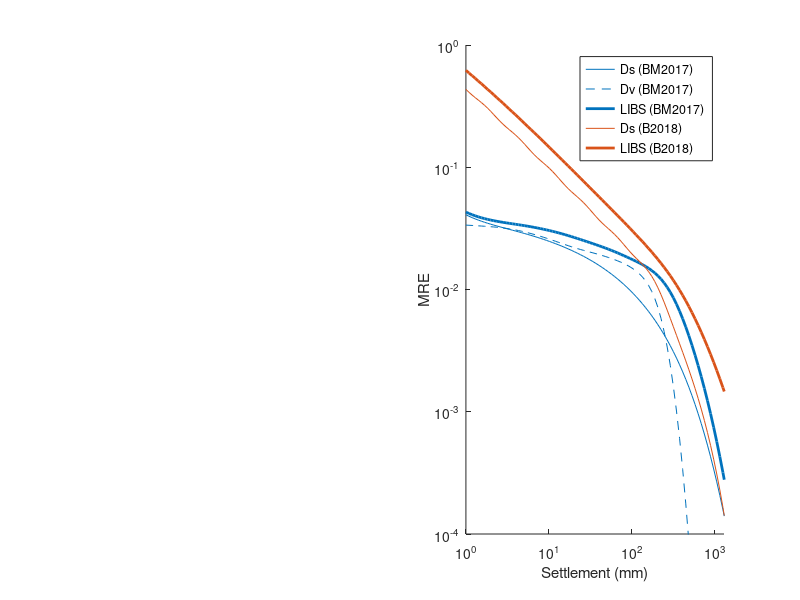

Reproduce this figure in MATLAB. (Note: this script raises an error after producing the figure.)
clearvars
clc

%%
BM1=[1	0.0393202846409269	0.0408428603812728	0.0336358038734036	0.0429638470320366
1.08984147998529	0.0385620152869973	0.039728259985771	0.0335285490134326	0.0418806659179303
1.18775445149652	0.0378727700375006	0.0387190692607894	0.0334159723401343	0.0409174366059529
1.29446406927808	0.0372452498255471	0.0378021763071066	0.0332982310099593	0.040061181661504
1.4107606370498	0.0366725319324587	0.0369655264883794	0.0331757332097455	0.0392996940175711
1.53750546058734	0.0361479740367787	0.0361981017168556	0.0330486271187593	0.0386216202983595
1.67563722665196	0.035665126901661	0.0354898928314938	0.0329163725424902	0.0380164834141672
1.82617895501282	0.0352176735658105	0.034831864893937	0.0327774640725633	0.0374746513666716
1.99024557504915	0.0347994133347514	0.0342159156504292	0.0326293627357784	0.0369872665648244
2.16905218304574	0.0344043013567515	0.0336348277915728	0.0324686592043659	0.0365461544562864
2.36392304133588	0.0340265402506794	0.033082215962049	0.0322914379475227	0.0361437325574168
2.57630138594082	0.0336607046212408	0.0325524697105787	0.0320937578040415	0.0357729389476265
2.80776011534188	0.0333018692291741	0.0320406937155443	0.0318721350792543	0.0354271916587211
3.06001343954786	0.0329457116331244	0.0315426466710658	0.0316239245289873	0.0351003793376519
3.3349295757317	0.0325885701129562	0.0310546801772728	0.0313475364147475	0.0347868741517711
3.63454458446214	0.0322274528295063	0.030573678859646	0.0310424833591694	0.0344815544732674
3.96107744900273	0.0318600075358046	0.0300970027637605	0.0307092944266651	0.0341798278216444
4.31694650935748	0.0314844672140856	0.0296224328550302	0.0303493502061871	0.0338776502919189
4.70478737277547	0.0310995844942981	0.0291481202203808	0.0299646820444065	0.033571542595115
5.12747243336171	0.0307045601036951	0.0286725393408258	0.0295577552920127	0.0332586023345966
5.58813214535868	0.0302989640755437	0.0281944455977574	0.0291312398787582	0.0329365081182422
6.09017820765106	0.0298826482469239	0.0277128370036386	0.0286877749420737	0.0326035069858201
6.63732883120057	0.0294556557267836	0.0272269200165537	0.028229756591861	0.0322583761171257
7.23363627654464	0.0290181431822722	0.0267360792094754	0.0277592034216576	0.0319003544954465
7.88351686530467	0.0285703373171903	0.0262398505164235	0.0272777606308583	0.0315290486652454
8.59178368797261	0.0281125415478474	0.0257378977629741	0.0267868751668865	0.0311443256533356
9.36368225021351	0.0276451925615569	0.0252299921998141	0.0262881148469999	0.0307462127944393
10.2049293216846	0.0271689464503198	0.0247159947864857	0.0257835390719779	0.0303348272947049
11.12175527509	0.0266847608246347	0.0241958410096235	0.0252759920565994	0.0299103563495189
12.1209502290383	0.0261939393317305	0.023669528058481	0.0247692046571183	0.0294730986717156
13.2099143364431	0.025698117145888	0.0231371042145664	0.0242676535989379	0.029023559161739
14.396712590908	0.0251991832606178	0.0225986603377636	0.0237762067811174	0.028562565575513
15.690134556998	0.0246991505027078	0.0220543233461694	0.0232996428280145	0.0280913616114364
17.099759466767	0.0241999934807237	0.0215042515902892	0.0228421504428755	0.02761163555092
18.6360271646537	0.0237034780632756	0.0209486320146979	0.0224068924470748	0.0271254665101549
20.3103154261722	0.0232110045729212	0.0203876789831109	0.0219956821064182	0.0266351978422242
22.1350242230275	0.0227234818541422	0.0198216346180022	0.0216087871617997	0.0261432635444599
24.1236675587345	0.0222412426069506	0.019250770475873	0.0212448604963883	0.0256519933553798
26.2909735548842	0.0217640049225409	0.0186753903467952	0.0209009953296942	0.0251634130481878
28.6529935293091	0.0212908835087389	0.0180958339350006	0.0205729118495423	0.0246790497733773
31.227220873991	0.0208204562104301	0.0175124811491988	0.0202552928302613	0.0241997538335905
34.0327206131378	0.0203508923477352	0.0169257567100146	0.0199422840048045	0.0237255560236185
37.0902706009479	0.0198801426423846	0.0163361347699904	0.0196281427470251	0.0232555895610219
40.4225154047918	0.0194061734127512	0.0157441432408675	0.019307947422448	0.0227881156509119
44.0541340134863	0.018927205683715	0.0151503675343878	0.0189781899128789	0.0223206987745945
48.0120226127281	0.0184419050646091	0.0145554534469324	0.0186370202397146	0.0218505711147773
52.3254937813426	0.0179494724288551	0.0139601089547089	0.0182839592260166	0.0213751874418935
57.0264935836193	0.0174496111335939	0.0133651047343514	0.0179190668383104	0.0208928923176531
62.1498381655432	0.0169423832541874	0.0127712732829371	0.0175417946307067	0.0204035195742326
67.7334716071816	0.0164279962983201	0.0121795065803984	0.0171499353199519	0.0199086749160345
73.8187469409122	0.0159065678184603	0.0115907523142223	0.0167390836600527	0.0194114833901368
80.4507324167431	0.0153778976496445	0.0110060087680944	0.0163027977656639	0.0189157435908533
87.6785452829636	0.0148412509144139	0.0104263185581109	0.015833286316997	0.0184246704018889
95.555715554142	0.0142951378388913	0.00985276147603292	0.0153221321349107	0.0179396096529814
104.140582460579	0.0137370791366328	0.00928644676098428	0.0147604944722581	0.0174591517816357
113.496726515367	0.0131633717568292	0.00872850516014754	0.014138519226184	0.0169789182372709
123.693440398993	0.0125689218248788	0.00818008114613076	0.0134442756741917	0.0164920178778565
134.806242148911	0.0119472816945121	0.00764232562497013	0.0126631938123716	0.0159899153676918
146.917434454824	0.0112910775923208	0.00711638938708212	0.011779319370991	0.0154633488837853
160.116714201886	0.0105929816888459	0.00660341742021622	0.0107793536990841	0.0149030256418645
174.501836776165	0.0098472344367139	0.0061045440207235	0.00965926454933665	0.0143000555879842
190.179340052286	0.00905150224558555	0.00562088841787689	0.00843158836627815	0.0136463306101185
207.265333425209	0.00820866103772589	0.00515355038697443	0.00713024833797373	0.0129351783025233
225.886357729774	0.00732801322781606	0.00470360510353848	0.00580976287841248	0.0121625227701447
246.180322416702	0.00642550326210259	0.00427209632586239	0.00453754148385043	0.0113284798695883
268.297526925874	0.00552268395195736	0.00386002693372807	0.00338092419486496	0.0104389339535555
292.401773821287	0.00464447448353718	0.00346834594049155	0.00239319443749146	0.00950640162136848
318.671581931714	0.00381608386793805	0.00309793136221099	0.00160347515207808	0.008549569712265
347.301508481712	0.0030597462325371	0.00274956877383889	0.00101374752791012	0.0075913274570273
378.503590004831	0.00239200505062275	0.00242392597832917	0.000603154025708048	0.00665571232848478
412.508912710609	0.00182212813989403	0.00212152489448329	0.000336965115693332	0.00576464385810785
449.569323935652	0.00135188535175865	0.00184271243910107	0.000176433511835339	0.00493538084433917
489.959297354015	0.000976526376650617	0.00158763272876827	8.64424723718297e-05	0.00417928538934497
533.977965760852	0.000686519606547375	0.00135620325074881	3.95769024268306e-05	0.00350192972296884
581.951336484339	0.000469537602716277	0.00114809767071826	1.69134900335483e-05	0.00290413562907863
634.234705833507	0.000312273051543598	0.000962737620960686	6.7403770959478e-06	0.0023833738228996
691.215290463622	0.00020184664227058	0.000799295163970867	2.50287497570787e-06	0.00193505835799909
753.315095147334	0.000126734443976032	0.000656706725196091	8.65354205226873e-07	0.00155350490999426
820.994038190627	7.72527838896469e-05	0.000533698249880497	2.78411400059063e-07	0.00123253213722608
894.753357640769	4.56925184916775e-05	0.000428820300445202	8.33091695109323e-08	0.000965798739517821
975.139323513021	2.62097173960358e-05	0.000340490908883386	2.31747809764668e-08	0.000746990323950524
1062.74728352928	1.45731064957778e-05	0.000267043345080253	5.99080493016115e-09	0.000569941318815766
1158.2260723319	7.85076376571049e-06	0.000206775627110294	1.43864125270823e-09	0.000428736917700054
1262.28281682774	4.09589257950218e-06	0.000157998604371241	3.20838826724184e-10	0.000317809055509796
1375.68817325154	2.06859859421074e-06	0.000119079762159738	6.64313738152823e-11	0.000232023604194771
1499.28203473471	1.01091327491073e-06	8.84804621507013e-05	1.27676094479162e-11	0.000166750452091584
1633.97975165063	4.7784083302046e-07	6.47850586282177e-05	2.27722314517022e-12	0.000117909232676599
1780.77891080491	2.18377021604927e-07	4.67211185430733e-05	3.76860616235406e-13	8.19873514385959e-05
1940.76672367821	9.64511360036346e-08	3.31707337850205e-05	5.78579806132094e-14	5.60311588820651e-05
2115.12807843966	4.11534001772883e-08	2.31735721959839e-05	8.23925497197974e-15	3.76143544145261e-05
2305.15431536511	1.69559511356986e-08	1.5922818391753e-05	1.08816784824976e-15	2.47895428066497e-05
2512.25279065198	6.74329620974283e-09	1.07554800787655e-05	1.33266774034062e-16	1.60293838532455e-05
2737.95729946133	2.58737698963695e-09	7.13867783600621e-06	1.51309979851943e-17	1.01633120803584e-05
2983.93943538145	9.61212550306316e-10	4.65351401250836e-06	1.61364725654418e-18	6.31475287283609e-06
3252.02097044258	1.51363252220854e-10	2.97796189370827e-06	1.03118220234415e-20	3.84246762995749e-06
3544.18734737033	0	1.86997046061453e-06	NaN	2.28836955733657e-06
3862.6023840032	0	1.15168590362557e-06	NaN	1.33301278116701e-06
4209.62429877675	0	6.95388197870123e-07	NaN	7.59044138091991e-07
4587.82317596087	0	4.11461626058309e-07	NaN	4.22240826993748e-07
5000	0	2.38484341167328e-07	NaN	2.29326674199916e-07];

BU1=[1	1	0.433601027481048	14.2369612781117	0.620235168811026
1.08984147998529	1	0.410080876753397	13.4664347032304	0.590144041736899
1.18775445149652	1	0.389450644655676	12.6133232131701	0.561298677058188
1.29446406927808	1	0.371210034857942	11.6887205681386	0.533662743719674
1.4107606370498	1	0.354442266856813	10.7077959245224	0.507200177065698
1.53750546058734	1	0.338143510327773	9.68909351123525	0.481875276925197
1.67563722665196	1	0.321550583258086	8.65349789902909	0.457652724816712
1.82617895501282	1	0.304359389227135	7.62295934036978	0.434497538007519
1.99024557504915	1	0.286772018032478	6.61910785072941	0.412374996255434
2.16905218304574	1	0.26937190507541	5.66190085027687	0.391250582172743
2.36392304133588	1	0.252883632995675	4.76844429553503	0.371089967777681
2.57630138594082	1	0.237908246754973	3.95210221309067	0.351859061794248
2.80776011534188	1	0.224725489725586	3.22196900793293	0.333524111219606
3.06001343954786	1	0.21322296807313	2.58273013076177	0.316051833574367
3.3349295757317	1	0.202963003636025	2.0348880088866	0.299409548167545
3.63454458446214	1	0.19335050437698	1.57528928234991	0.283565277375884
3.96107744900273	1	0.183835816338098	1.1978619377921	0.268487800489073
4.31694650935748	1	0.174082351798311	0.894459512240943	0.254146658577039
4.70478737277547	1	0.164047572839944	0.655713641103854	0.240512123605018
5.12747243336171	1	0.153959106930063	0.47181275715454	0.227555154065956
5.58813214535868	1	0.144203888821864	0.333149026455188	0.215247360413119
6.09017820765106	1	0.135175613718391	0.230802513324492	0.203560997056707
6.63732883120057	1	0.127135754705127	0.156856576077696	0.192468986499938
7.23363627654464	1	0.120133458682606	0.10455838477497	0.181944969403384
7.88351686530467	1	0.114004891109739	0.0683515889138044	0.171963365826081
8.59178368797261	1	0.108443490956632	0.0438144129604568	0.162499430001358
9.36368225021351	1	0.10310996955144	0.0275368228906786	0.153529284098719
10.2049293216846	1	0.0977414924407675	0.0169665385766793	0.145029923872064
11.12175527509	1	0.092224368339877	0.0102473899546969	0.136979198039051
12.1209502290383	1	0.0866102190504115	0.0060664606225242	0.129355770638374
13.2099143364431	1	0.0810760249639493	0.00351985091014193	0.122139079256994
14.396712590908	1	0.0758469191502384	0.00200146235179034	0.115309301146553
15.690134556998	1	0.0711112915752925	0.00111525692858746	0.108847334639671
17.099759466767	1	0.066957481548898	0.000608946567169557	0.102734796838283
18.6360271646537	1	0.0633509507225651	0.000325787718134342	0.0969540325657136
20.3103154261722	1	0.060155011717123	0.000170772493797775	0.0914881259370876
22.1350242230275	1	0.0571832289804477	8.77014937531564e-05	0.0863209055213149
24.1236675587345	1	0.054262577258807	4.41246898935402e-05	0.0814369366917917
26.2909735548842	1	0.0512854300261215	2.17481910067307e-05	0.0768214991878618
28.6529935293091	1	0.0482345671668097	1.05005951510088e-05	0.0724605524758505
31.227220873991	1	0.0451758255941029	4.96635435654187e-06	0.0683406946856432
34.0327206131378	1	0.0422241458804448	2.30080237371587e-06	0.0644491218060031
37.0902706009479	1	0.0394970434436969	1.04405787251784e-06	0.0607735923974604
40.4225154047918	1	0.0370723945547112	4.64045125910944e-07	0.0573024000483393
44.0541340134863	1	0.0349642344336442	2.0201045083075e-07	0.0540243523354575
48.0120226127281	1	0.0331226541844784	8.61298762858354e-08	0.0509287523579555
52.3254937813426	1	0.0314550560993098	3.59657618548306e-08	0.0480053778246372
57.0264935836193	1	0.0298592505746631	1.47085508171395e-08	0.0452444534311243
62.1498381655432	1	0.0282561446677032	5.89096129937821e-09	0.0426366144984968
67.7334716071816	1	0.0266113395531909	2.31062221210339e-09	0.0401728627794758
73.8187469409122	1	0.0249397147466077	8.87543009582952e-10	0.0378445180732831
80.4507324167431	1	0.023293203912945	3.33857230196965e-10	0.0356431711071107
87.6785452829636	1	0.0217374510055289	1.22980081525456e-10	0.0335606436982647
95.555715554142	1	0.020326159118079	4.43601716427006e-11	0.0315889615853881
104.140582460579	1	0.0190818099655426	1.56698866139176e-11	0.0297203439058108
113.496726515367	1	0.0179883535123118	5.41940767987954e-12	0.0279472116148409
123.693440398993	1	0.0169968666545939	1.83608347624334e-12	0.0262622156169837
134.806242148911	1	0.0160409064719234	6.08079258798869e-13	0.0246582841976427
146.917434454824	1	0.0150557549774702	1.97428330778854e-13	0.0231286884251342
160.116714201886	1	0.0139954543614614	6.31770658492332e-14	0.0216671232649277
174.501836776165	1	0.0128430875342275	1.97428330778854e-14	0.020267800906343
190.179340052286	1	0.0116123378775092	5.92284992336561e-15	0.0189255510809884
207.265333425209	1	0.0103410718387016	1.97428330778854e-15	0.0176359210464263
225.886357729774	1	0.00907978844122266	NaN	0.0163952657974533
246.180322416702	1	0.00787878666751516	NaN	0.015200817534115
268.297526925874	1	0.00677766443184607	NaN	0.0140507230837109
292.401773821287	1	0.00579949932258332	NaN	0.0129440393138782
318.671581931714	1	0.00495028501842134	NaN	0.0118806797383764
347.301508481712	1	0.00422253742478586	NaN	0.0108613102577906
378.503590004831	1	0.00360096999872683	NaN	0.00988719766474501
412.508912710609	1	0.00306802267820225	NaN	0.00896002028828645
449.569323935652	1	0.00260771098686645	NaN	0.0080816549941286
489.959297354015	1	0.00220733136076317	NaN	0.0072539578697728
533.977965760852	1	0.00185748983622318	NaN	0.00647855678563706
581.951336484339	1	0.00155133758220392	NaN	0.00575667251965611
634.234705833507	1	0.001283756500453	NaN	0.00508898155973788
691.215290463622	1	0.00105080746813534	NaN	0.00447552868489043
753.315095147334	1	0.000849386293777178	NaN	0.00391569179253629
820.994038190627	1	0.00067692453275074	NaN	0.0034081960337825
894.753357640769	1	0.000531076365179429	NaN	0.002951169861703
975.139323513021	1	0.000409465199183844	NaN	0.002542232576347
1062.74728352928	1	0.000309585366815135	NaN	0.00217860156507305
1158.2260723319	1	0.000228866565927796	NaN	0.00185720761306009
1262.28281682774	1	0.000164810810656237	NaN	0.00157480810380089
1375.68817325154	1	0.000115090550506677	NaN	0.00132809021894936
1499.28203473471	1	7.75570276753945e-05	NaN	0.00111375891851175
1633.97975165063	1	5.01884633065669e-05	NaN	0.000928607115827948
1780.77891080491	1	3.10457939321341e-05	NaN	0.000769567735489064
1940.76672367821	1	1.82837550911617e-05	NaN	0.000633749060296266
2115.12807843966	1	1.02166706355016e-05	NaN	0.000518455864916542
2305.15431536511	1	5.40155445948509e-06	NaN	0.000421199332892913
2512.25279065198	1	2.6959783929474e-06	NaN	0.000339698766109935
2737.95729946133	1	1.26802215076611e-06	NaN	0.000271877764543139
2983.93943538145	1	5.61226228258914e-07	NaN	0.000215857027503165
3252.02097044258	1	2.3348914525683e-07	NaN	0.000169945336286654
3544.18734737033	1	9.12284396430219e-08	NaN	0.00013262972149037
3862.6023840032	1	3.34520743867719e-08	NaN	0.000102565359462898
4209.62429877675	1	1.15053247753159e-08	NaN	7.8565410760514e-05
4587.82317596087	1	3.70985662473518e-09	NaN	5.95908109189714e-05
5000	1	1.12106923343117e-09	NaN	4.47399332659633e-05];

s       = BM1(:,1);
BM1(:,2)=[];
BU1(:,2)=[];

%% plotting
close all
if 1
    close all
    f=figure;
    ax=subplot(1,2,2);
    hold on
    loglog(s,BM1(:,2)              ,'color',[    0        0.447        0.741])
    loglog(s,BM1(:,3),'--'         ,'color',[    0        0.447        0.741])
    loglog(s,BM1(:,4),'linewidth',2,'color',[    0        0.447        0.741])    
    loglog(s,BU1(:,2),'color',[ 0.85        0.325        0.098])
    loglog(s,BU1(:,4),'color',[ 0.85        0.325        0.098],'linewidth',2)
    set(gca,'xscale','log','yscale','log','xlim',[1 1300],'ylim',[1e-4 1e0],'xtick',[1 10 100 1000],'ytick',10.^[-4:1:0])
    xlabel('Settlement (mm)'); ylabel('MRE')
    
    L=legend('Ds (BM2017)','Dv (BM2017)','LIBS (BM2017)','Ds (B2018)','LIBS (B2018)');
    L.Box='off'; L.Title.String='Settlement Component';L.Location='NorthEast';
    set(gcf,'position',[ 403   421   747   245])
    text(0.23,1,'(d)')
end

%% PSEUDO-PROBABILISTIC APPROACH FOR BRAY AND MACEDO
clc
param =loadsiteLIBS('CPTZ1B3.txt','');
param.Q=param.Q(1);

%                         M     Rrup   CAV      CAVdp   PGA         SA1
RetPeriod = 475;  data1 = [8.05000	65.00	2.69322	3.91904	0.53975	0.33272];
% RetPeriod = 2475; data1 = [8.25000	65.00	5.13786	8.06458	1.02785	0.45872];

M     = data1(:,1);
R     = data1(:,2);
CAV   = data1(:,3)*980.66;
CAVdp = data1(:,4)*980.66;
PGA   = data1(:,5);
SA1   = data1(:,6);

im3   = [CAVdp,PGA,SA1];
D     = zeros (1,14);

% column 1
for i=1:1
    D(i,1) =exp(pseudoProbaBMDs(param,im3(i,:),M(i),'BI14'))*0.5 +...
        exp(pseudoProbaBMDs(param,im3(i,:),M(i),'R15'))*0.5;
end

%column 2
for i=1:1
    D(i,2) = exp(libs_Juang2013Dv(param,PGA(i),M(i)));
end

%column 3
for i=1:1
    D(i,3) = libs_Hutabarat2020De(param,PGA(i),M(i),'BI14');
end

% column 4
for i=1:1
    D(i,4) = exp(pseudoProbaBM(param,im3(i,1),im3(i,2),im3(i,3),M(i),'BI14'))*0.5+...
        exp(pseudoProbaBM(param,im3(i,1),im3(i,2),im3(i,3),M(i),'R15')) *0.5+D(i,3);
end

% column 5
for i=1:1
    D(i,5) = exp(libs_Bullock2018Ds(param,CAV(i)));
end

% column 6
for i=1:1
    D(i,6) = D(i,5)*(exp(libs_Bullock2018Dv(param,CAV(i)))-1);
end

% column 7
for i=1:1
    D(i,7) = exp(libs_Bullock2018(param,CAV(i)));
end

% colum 8
D(1,8)= robustinterp(BM1(:,2),s,1/RetPeriod,'loglog');

% colum 9
D(1,9)= robustinterp(BM1(:,3),s,1/RetPeriod,'loglog');

% column 10
D(:,10)=D(:,3);

% colum 11  Ds + Dv +De
D(1,11)= robustinterp(BM1(:,4),s,1/RetPeriod,'loglog') + D(1,10);

% colum 12
D(1,12)= robustinterp(BU1(:,2),s,1/RetPeriod,'loglog');

% colum 13
D(1,13)= robustinterp(BU1(:,3),s,1/RetPeriod,'loglog');

% colum 14
D(1,14)= robustinterp(BU1(:,4),s,1/RetPeriod,'loglog');
